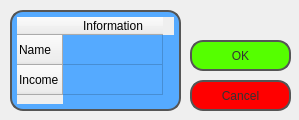
<?xml version="1.0" encoding="UTF-8"?>
<ui version="4.0">
 <class>income_ui</class>
 <widget class="QWidget" name="income_ui">
  <property name="geometry">
   <rect>
    <x>0</x>
    <y>0</y>
    <width>299</width>
    <height>120</height>
   </rect>
  </property>
  <property name="windowTitle">
   <string>income_ui</string>
  </property>
  <widget class="QPushButton" name="okButton">
   <property name="geometry">
    <rect>
     <x>190</x>
     <y>40</y>
     <width>101</width>
     <height>31</height>
    </rect>
   </property>
   <property name="styleSheet">
    <string notr="true">#okButton{
font: 75 12pt &quot;Times New Roman&quot;;
color:#333;
border: 2px solid #555;
border-radius: 13px;
padding: 5px;
background: qradialgradient(cx: 0.3, cy: -0.4,
fx: 0.3, fy: -0.4,
radius: 1.5, stop: 0 #fff, stop: 1 #888);
min-width: 70px;

background-color: rgb(85, 255, 0);
}</string>
   </property>
   <property name="text">
    <string>OK</string>
   </property>
  </widget>
  <widget class="QPushButton" name="cancelButton">
   <property name="geometry">
    <rect>
     <x>190</x>
     <y>80</y>
     <width>101</width>
     <height>31</height>
    </rect>
   </property>
   <property name="styleSheet">
    <string notr="true">#cancelButton{
font: 75 12pt &quot;Times New Roman&quot;;
color:#333;
border: 2px solid #555;
border-radius: 13px;
padding: 5px;
background: qradialgradient(cx: 0.3, cy: -0.4,
fx: 0.3, fy: -0.4,
radius: 1.5, stop: 0 #fff, stop: 1 #888);
min-width: 70px;

background-color:rgb(255, 0, 0);
}</string>
   </property>
   <property name="text">
    <string>Cancel</string>
   </property>
  </widget>
  <widget class="QTableWidget" name="income_tab">
   <property name="geometry">
    <rect>
     <x>10</x>
     <y>10</y>
     <width>171</width>
     <height>101</height>
    </rect>
   </property>
   <property name="styleSheet">
    <string notr="true">#income_tab{
font: 75 12pt &quot;Times New Roman&quot;;
color:#333;
border: 2px solid #555;
border-radius: 13px;
padding: 5px;
background: qradialgradient(cx: 0.3, cy: -0.4,
fx: 0.3, fy: -0.4,
radius: 1.5, stop: 0 #fff, stop: 1 #888);
min-width: 70px;

background-color:rgb(85, 170, 255);
}</string>
   </property>
   <row>
    <property name="text">
     <string>Name</string>
    </property>
   </row>
   <row>
    <property name="text">
     <string>Income</string>
    </property>
   </row>
   <column>
    <property name="text">
     <string>Information</string>
    </property>
   </column>
  </widget>
 </widget>
 <layoutdefault spacing="6" margin="11"/>
 <resources/>
 <connections/>
</ui>
